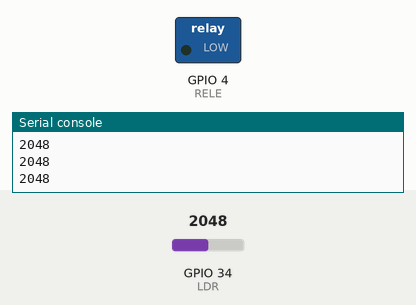
The program below on a simulated ESP32 board running MicroPython. Shown: switched loads named in the program (green lamp = pin HIGH), the last lines printed to the serial console. The inputs (shaded band) are chosen by the test bench; at power-on: GPIO 34 (LDR) = 2048 (analog values on the 0–4095 scale).

Above: at 1.2 s.
1.3 s: GPIO 34 (LDR) set to 2955
2.8 s: GPIO 34 (LDR) set to 3038
At 3.2 s:
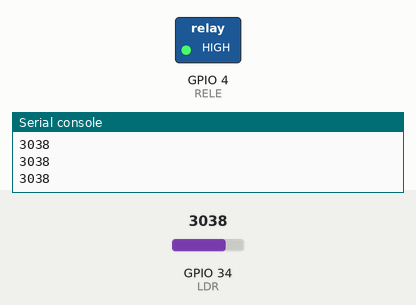
4.3 s: GPIO 34 (LDR) set to 2960
At 5.5 s:
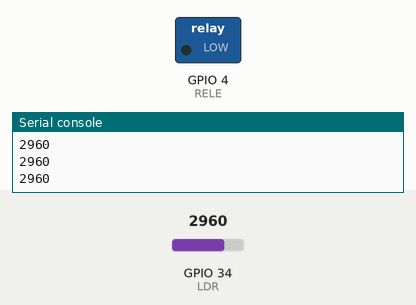
5.8 s: GPIO 34 (LDR) set to 3040
At 6.8 s:
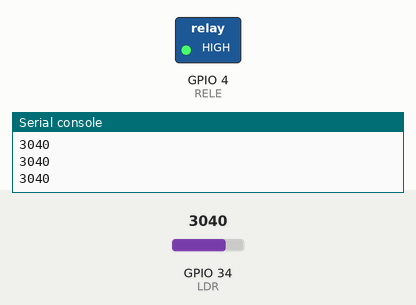
Timing chart, 0 to 8.3 s (numbered marks = the images above; inputs shaded):
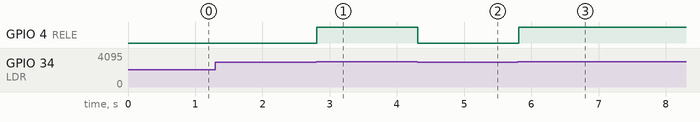

The program:

ldr.py
```python
from machine import Pin, ADC
from time import sleep

LDR = ADC(Pin(34))
RELE = Pin(4, Pin.OUT)
LDR.atten(ADC.ATTN_11DB)

while True:
    lectura = LDR.read()
    print(lectura)

    if lectura>3000:
        RELE.on()
    else:
        RELE.off()

    sleep(0.1)
```

Measured:
- the behaviour switches between 3000 and 3001 on GPIO 34 (LDR) (found by bisection; images 0 and 1)
- after the input at 2.8 s, GPIO 4 (RELE): LOW → HIGH at once
- after the input at 4.3 s, GPIO 4 (RELE): HIGH → LOW at once
- after the input at 5.8 s, GPIO 4 (RELE): LOW → HIGH at once
